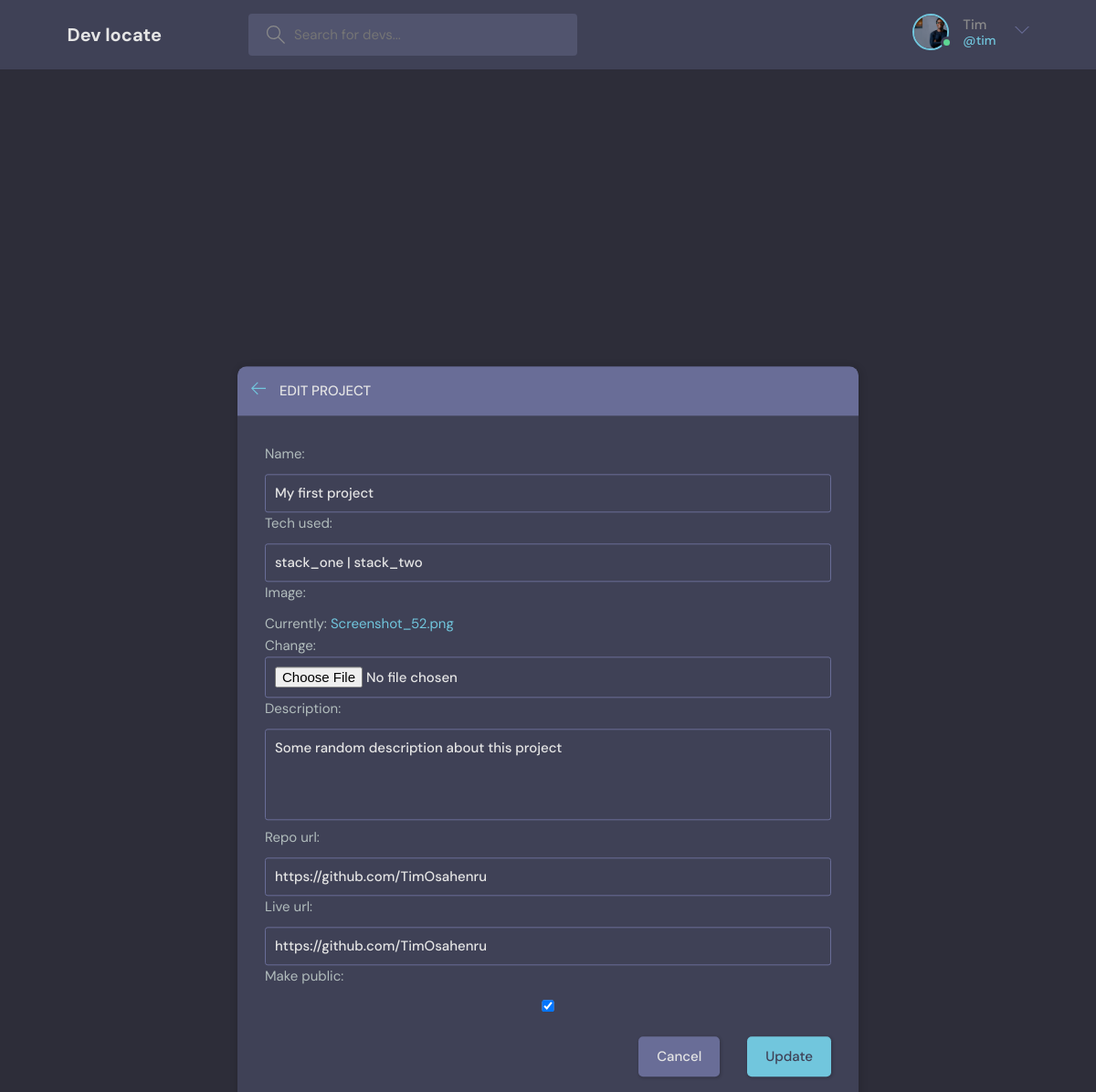
The app's page /edit11/ (signed in) with its own data.
### accounts/models.py (models this page shows, shortened)
class Engineer(AbstractUser):
    username = models.CharField(max_length=200, null=True)
    email = models.EmailField(unique=True, null=True)
    bio = models.TextField()
    avatar = models.ImageField(default="profile.png")
    country = models.CharField(max_length=200)
    years_of_experience = models.PositiveIntegerField(null=True, blank=True)
    tech_stack = models.CharField(null=True, blank=True, max_length=300)
    USERNAME_FIELD = "email"
    REQUIRED_FIELDS = ["username"]

### projects/models.py (models this page shows, shortened)
class Project(models.Model):
    engineer = models.ForeignKey(Engineer, on_delete=models.CASCADE)
    name = models.CharField(max_length=100)
    tech_used = models.CharField(max_length=200)
    updated = models.DateTimeField(auto_now=True)
    created = models.DateTimeField(auto_now_add=True)
    image = models.ImageField(default="project.png")
    description = models.TextField(null=True, blank=True)
    repo_url = models.URLField(null=True, blank=True)
    live_url = models.URLField(null=True, blank=True)
    make_public = models.BooleanField(default=False)
    class Meta:
        ordering = ["-created"]

### projects/views.py (the view, shortened to what this page needs)
# urls.py: path("edit<str:pk>/", ProjectEdit.as_view(), name="edit_project"),
class ProjectEdit(LoginRequiredMixin, UpdateView):
    model = Project
    template_name = "../templates/edit.html"
    form_class = ProjectForm

### projects/forms.py
class ProjectForm(forms.ModelForm):
    class Meta:
        model = Project
        fields = "__all__"
        exclude = ["engineer"]
        widgets = {
            "name": forms.TextInput(attrs={"placeholder": "Max 100 char"}),
            "tech_used": forms.TextInput(attrs={"placeholder": "stack 1, stack 2"}),
        }

### templates/edit.html (shortened to what this page needs)
{% extends 'base.html' %}
{% block content %}
<main class="create-room layout">
  <div class="container">
    <div class="layout__box" style="margin-top: 175px;">
      <div class="layout__boxHeader">
        <div class="layout__boxTitle">
          <a href="{{request.META.HTTP_REFERER}}">
            <svg version="1.1" xmlns="http://www.w3.org/2000/svg" width="32" height="32" viewBox="0 0 32 32">
              <title>arrow-left</title>
              <path
                      d="M13.723 2.286l-13.723 13.714 13.719 13.714 1.616-1.611-10.96-10.96h27.625v-2.286h-27.625l10.965-10.965-1.616-1.607z">
              </path>
            </svg>
          </a>
          <h3>Edit project</h3>
        </div>
      </div>
      <div class="layout__body">
        <form class="form" method="POST" enctype="multipart/form-data">
          <div class="form__group">
            {{form.as_p}}
          </div>
          <div class="form__action">
            <a class="btn btn--dark" href="{{request.META.HTTP_REFERER}}">Cancel</a>
            <input class="btn btn--main" type="submit" value="Update">
          </div>
        </form>
      </div>
    </div>
  </div>
</main>
{% endblock %}

### templates/base.html (shortened to what this page needs)
<!DOCTYPE html>
{% load static %}
<html lang="en">
<head>
  <link rel="stylesheet" href="{% static 'style.css' %}" />
</head>
<body>
<header class="header header--loggedIn">
  <div class="container">
    <a href="/" class="header__logo">
      <h1>Dev locate</h1>
    </a>
    <form class="header__search" method="GET" action="{% url 'all_projects' %}">
      <label>
        <input type="search" name="q" placeholder="Search for devs..." />
      </label>
    </form>
    <nav class="header__menu">
      {% if request.user.is_authenticated %}
      <div class="header__user">
        <a href="{% url 'profile' request.user.id %}">
          <div class="avatar avatar--medium active">
            <img src="{{request.user.avatar.url}}"/>
          </div>
          <p>{{request.user.username|title}}<span>@{{request.user.username}}</span></p>
        </a>
        <button class="dropdown-button">
          <svg version="1.1" xmlns="http://www.w3.org/2000/svg" width="32" height="32" viewBox="0 0 32 32">
            <title>chevron-down</title>
            <path d="M16 21l-13-13h-3l16 16 16-16h-3l-13 13z"></path>
          </svg>
        </button>
      </div>
      {% else %}
      <a href="{% url 'login' %}">
        <img src="{% static './assets/avatar.svg' %}"/>
        <p>Login</p>
      </a>
      {% endif %}
    </nav>
  </div>
</header>
{% block content %}
{% endblock %}
</body>
</html>

### records on screen
Engineer: user.avatar (picture), user.username "Tim", user.username "tim"
Project: name "My first project", tech_used "stack_one | stack_two", description "Some random description about this project", repo_url "https://github.com/TimOsahenru", live_url "https://github.com/TimOsahenru", make_public "☑"
